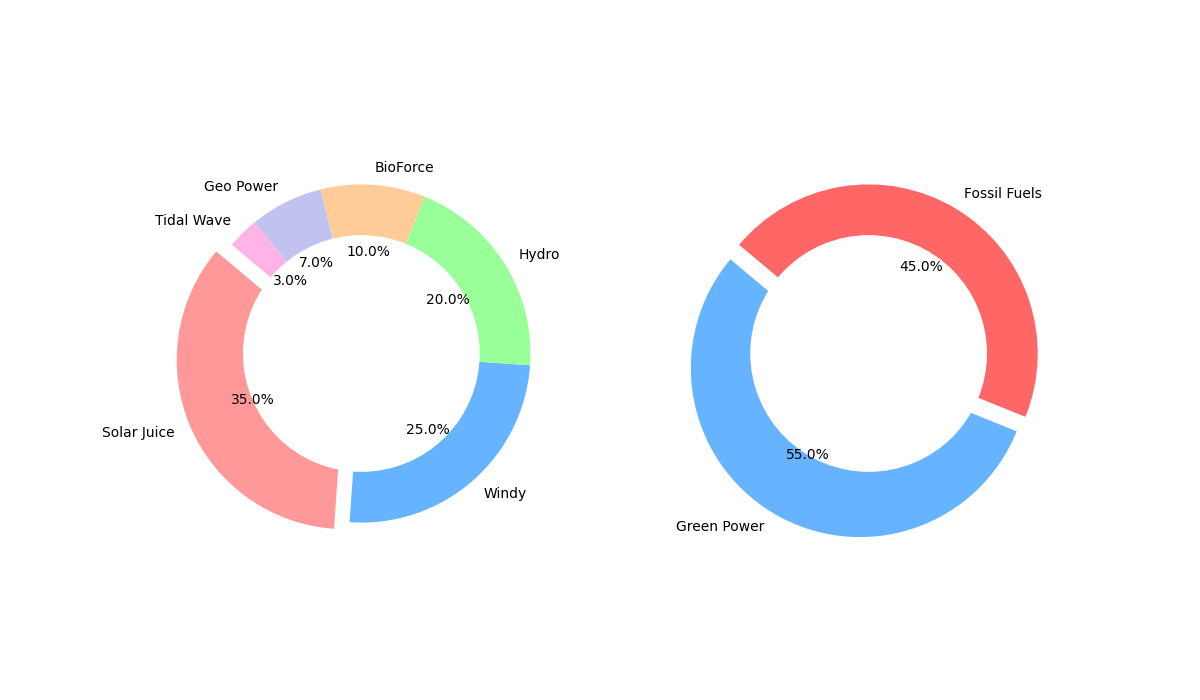

Recreate this plot in Python.
import matplotlib.pyplot as plt

clean_energy_sources = ['Solar Juice', 'Windy', 'Hydro', 'BioForce', 'Geo Power', 'Tidal Wave']
market_share = [35, 25, 20, 10, 7, 3]
colors = ['#ff9999', '#66b3ff', '#99ff99', '#ffcc99', '#c2c2f0', '#ffb3e6']
explode = (0.1, 0, 0, 0, 0, 0)

def create_donut_pie(sources, market_share, colors, explode):
    fig, ax = plt.subplots(figsize=(10, 7))
    wedges, texts, autotexts = ax.pie(
        market_share, labels=sources, autopct='%1.1f%%', startangle=140,
        colors=colors, explode=explode, wedgeprops=dict(edgecolor='none')
    )
    
    for text in texts:
        text.set_fontsize(9)

    for autotext in autotexts:
        autotext.set_fontsize(9)

    centre_circle = plt.Circle((0, 0), 0.70, fc='white', edgecolor='none')
    ax.add_artist(centre_circle)

    plt.show()

def create_donut_comparison_chart():
    fig, (ax1, ax2) = plt.subplots(1, 2, figsize=(12, 7))

    energy_types = ['Green Power', 'Fossil Fuels']
    energy_percentages = [55, 45]

    ax1.pie(
        market_share, labels=clean_energy_sources, autopct='%1.1f%%', startangle=140,
        colors=colors, explode=explode, wedgeprops=dict(edgecolor='none')
    )
    centre_circle = plt.Circle((0, 0), 0.70, fc='white', edgecolor='none')
    ax1.add_artist(centre_circle)

    ax2.pie(
        energy_percentages, labels=energy_types, autopct='%1.1f%%', startangle=140,
        colors=['#66b3ff', '#ff6666'], explode=(0.1, 0), wedgeprops=dict(edgecolor='none')
    )
    centre_circle_2 = plt.Circle((0, 0), 0.70, fc='white', edgecolor='none')
    ax2.add_artist(centre_circle_2)

    plt.show()

create_donut_pie(clean_energy_sources, market_share, colors, explode)
create_donut_comparison_chart()
